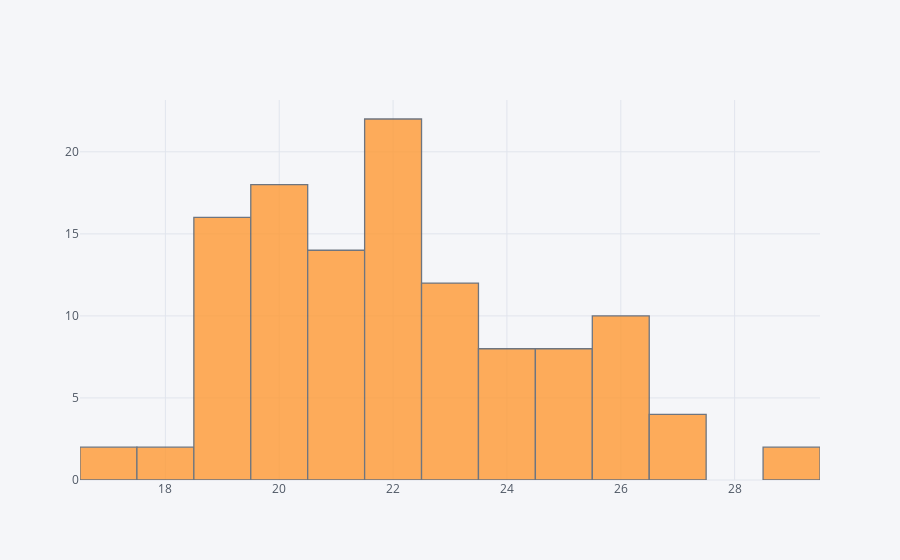

Notebook cell for this chart:
### Markdown cell above
<font face="Arial" size=6 color=#0099ff>  5. check distribution and individual data points for gender, age and questionnaires </font>

### Code cell
df = opt_all[['age','group']]
iplot(df['age'].iplot(asFigure=True,kind='histogram', bins = 20,subplots=True, shape=(1, 1), filename='histogram-subplots'))

### Figure 1 — Plotly figure (JSON) as saved in the notebook; plotly's stock layout.template omitted (floating-point values rounded to 4 significant figures)
{"data": [{"histfunc": "count", "histnorm": "", "marker": {"color": "rgba(255, 153, 51, 1.0)", "line": {"color": "#4D5663", "width": 1.3}}, "name": "age", "nbinsx": 20, "opacity": 0.8, "orientation": "v", "type": "histogram", "x": [24, 24, 20, 20, 22, 22, 19, 19, 23, 23, 20, 20, 22, 22, 23, 23, 27, 27, 25, 25, 24, 24, 21, 21, 22, 22, 23, 23, 20, 20, 21, 21, 26, 26, 29, 29, 23, 23, 21, 21, 25, 25, 22, 22, 26, 26, 23, 23, 20, 20, 26, 26, 19, 19, 19, 19, 19, 19, 18, 18, 19, 19, 17, 17, 26, 26, 25, 25, 24, 24, 26, 26, 22, 22, 24, 24, 20, 20, 22, 22, 19, 19, 23, 23, 19, 19, 22, 22, 22, 22, 20, 20, 27, 27, 21, 21, 22, 22, 21, 21, 25, 25, 20, 20, 19, 19, 20, 20, 22, 22, 21, 21, 22, 22, 20, 20, 21, 21], "xaxis": "x1", "yaxis": "y1"}], "layout": {"barmode": "overlay", "legend": {"bgcolor": "#F5F6F9", "font": {"color": "#4D5663"}}, "paper_bgcolor": "#F5F6F9", "plot_bgcolor": "#F5F6F9", "titlefont": {"color": "#4D5663"}, "xaxis1": {"anchor": "y1", "domain": [0, 1], "gridcolor": "#E1E5ED", "showgrid": true, "tickfont": {"color": "#4D5663"}, "title": "", "titlefont": {"color": "#4D5663"}, "zerolinecolor": "#E1E5ED"}, "yaxis1": {"anchor": "x1", "domain": [0, 1], "gridcolor": "#E1E5ED", "showgrid": true, "tickfont": {"color": "#4D5663"}, "title": "", "titlefont": {"color": "#4D5663"}, "zerolinecolor": "#E1E5ED"}}}
